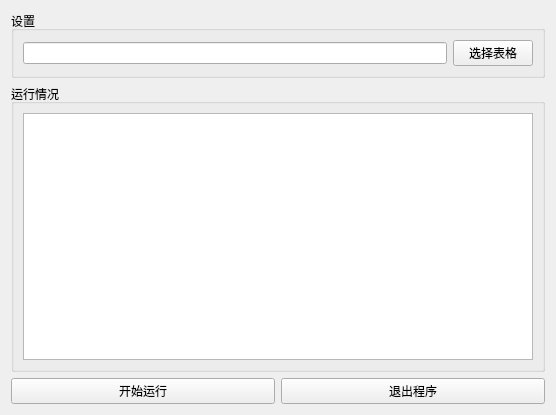
<?xml version="1.0" encoding="UTF-8"?>
<ui version="4.0">
 <class>widget</class>
 <widget class="QWidget" name="widget">
  <property name="geometry">
   <rect>
    <x>0</x>
    <y>0</y>
    <width>556</width>
    <height>415</height>
   </rect>
  </property>
  <property name="windowTitle">
   <string>网站检测工具</string>
  </property>
  <layout class="QVBoxLayout" name="verticalLayout_3">
   <item>
    <widget class="QGroupBox" name="groupBox">
     <property name="title">
      <string>设置</string>
     </property>
     <layout class="QVBoxLayout" name="verticalLayout">
      <item>
       <layout class="QHBoxLayout" name="horizontalLayout">
        <item>
         <widget class="QLineEdit" name="excel_input_edit"/>
        </item>
        <item>
         <widget class="QPushButton" name="excel_select_btn">
          <property name="text">
           <string>选择表格</string>
          </property>
         </widget>
        </item>
       </layout>
      </item>
     </layout>
    </widget>
   </item>
   <item>
    <widget class="QGroupBox" name="groupBox_3">
     <property name="title">
      <string>运行情况</string>
     </property>
     <layout class="QVBoxLayout" name="verticalLayout_2">
      <item>
       <widget class="QTextEdit" name="operation_status_edit">
        <property name="readOnly">
         <bool>true</bool>
        </property>
       </widget>
      </item>
     </layout>
    </widget>
   </item>
   <item>
    <layout class="QHBoxLayout" name="horizontalLayout_2">
     <item>
      <widget class="QPushButton" name="start_btn">
       <property name="text">
        <string>开始运行</string>
       </property>
      </widget>
     </item>
     <item>
      <widget class="QPushButton" name="exit_btn">
       <property name="text">
        <string>退出程序</string>
       </property>
      </widget>
     </item>
    </layout>
   </item>
  </layout>
 </widget>
 <resources/>
 <connections/>
</ui>
